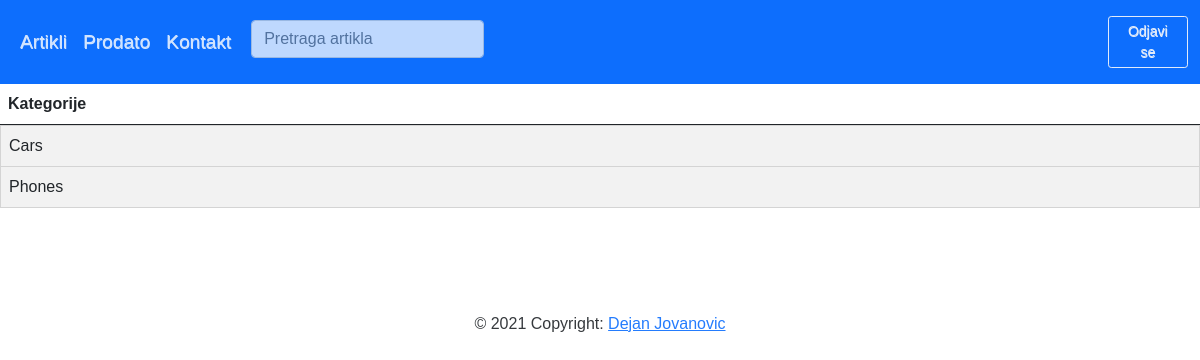
The app's page /category/ (signed in), older data.
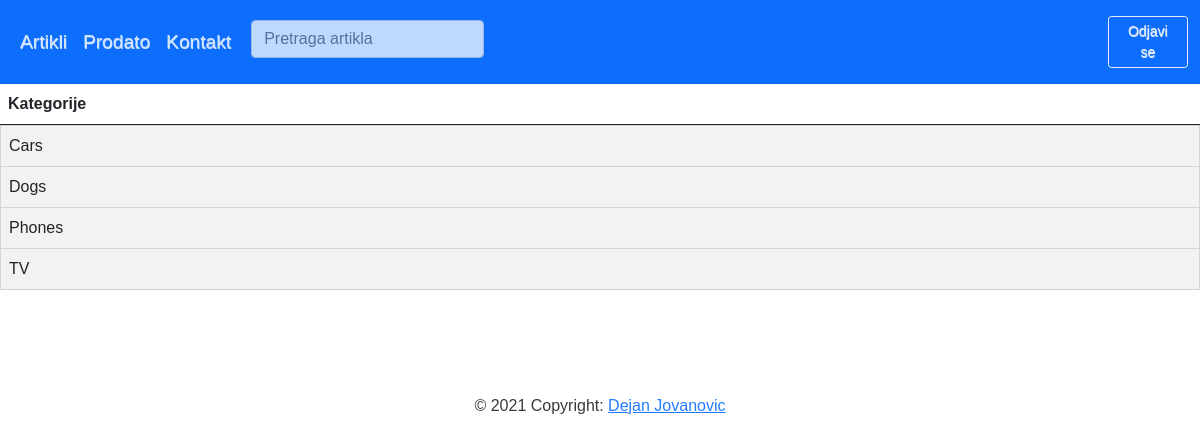
The same page, newer data.
### shop_app/models.py (models this page shows, shortened)
class Category(models.Model):
    category_name = models.CharField(max_length=100, help_text='Category name')
    class Meta:
        verbose_name_plural = 'Categories'
        ordering = ['category_name']

### shop_app/views.py (the view)
# urls.py: path('category/', views.CategoryListView.as_view(), name='category'),
class CategoryListView(generic.ListView):
    model = Category
    template_name = 'category_list.html'

### shop_app/templates/category_list.html
{% extends 'base.html' %}
{% block content %}
{% if user.is_authenticated %}
<table class="table table-striped">
    <thead class="thead-dark">
        <tr>
            <th scope="col"> Kategorije </th>
        </tr>
    </thead>
    <tbody>
    {% for page in category_list %}
        <td class="list-group-item">{{ page.category_name }}</td>
    {% endfor %}
    </tbody>
</table>
{% endif %}
{% endblock %}

Row changes from the older to the newer data that the page shows:
added Category: category_name "Dogs"
added Category: category_name "TV"
